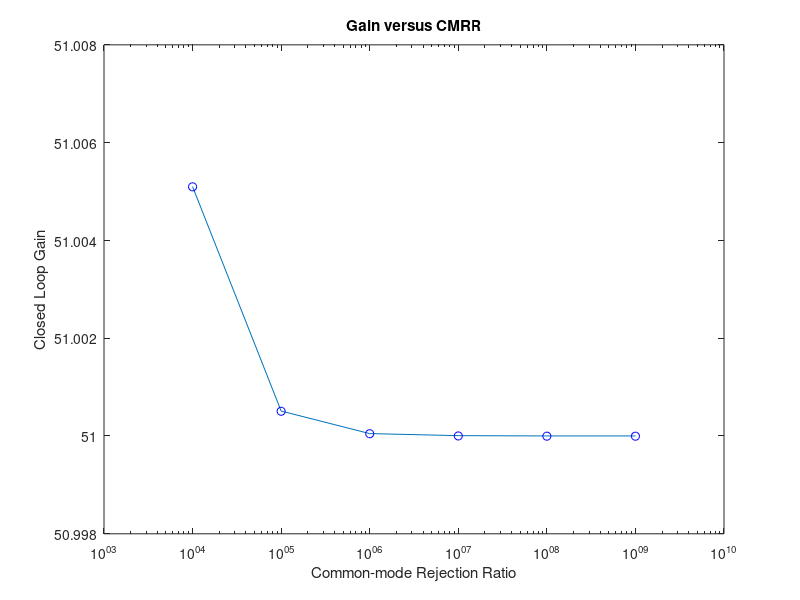

Here is the MATLAB script that generated this plot:
% Non-inverting amplifier with finite CMRR
r2 = 50e3; r1 = 1.0e3; rr = r2/r1;
cmrr = logspace(4,9,6);  gain = (1+rr)*(1+1./cmrr);
semilogx(cmrr, gain ,cmrr, gain, 'bo')
xlabel('Common-mode Rejection Ratio')
ylabel('Closed Loop Gain')
title('Gain versus CMRR')
axis([1.0e3,1.0e10,50.998, 51.008])
